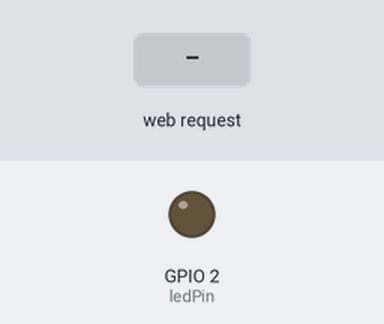
The sketch below on a simulated ESP32. Parts: output pins drawn as LEDs (lit = HIGH). The test bench sets the inputs (shaded band). WiFi joins after 1.5 s; servers stay silent unless stated; what the sketch prints to the serial monitor is not drawn.

Above: at 2.7 s.
2.8 s: HTTP request GET /on received
At 3.1 s:
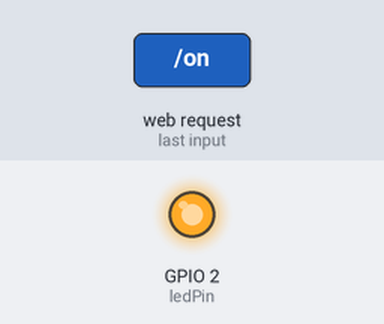
4.3 s: HTTP request GET /off received
At 5.4 s:
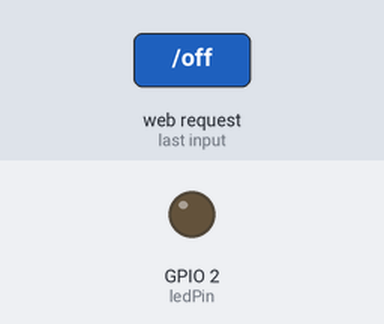
Timing chart, 0 to 7.3 s (numbered marks = the images above; inputs shaded):
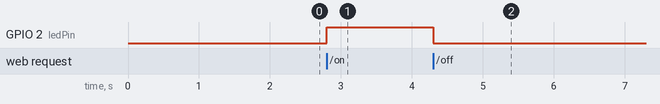

Measured:
- after the input at 2.8 s, GPIO 2 (ledPin): LOW → HIGH at once
- after the input at 4.3 s, GPIO 2 (ledPin): HIGH → LOW at once

The sketch:

sketch_jul9a.ino
```cpp
#include <WiFi.h>

const char* ssid = "yOUR WİFİ NAME";
const char* password = "YOUR WİFİ PASSWORD";

WiFiServer server(80);

const int ledPin = 2;

void setup() {
  Serial.begin(115200);
  pinMode(ledPin, OUTPUT);
  digitalWrite(ledPin, LOW);

  WiFi.begin(ssid, password);
  Serial.println("WiFi connecting...");

  while (WiFi.status() != WL_CONNECTED) {
    delay(500);
    Serial.print(".");
  }

  Serial.println("\nWiFi connected!");
  Serial.print("ESP32 IP Adresi: ");
  Serial.println(WiFi.localIP());

  server.begin();
}

void loop() {
  WiFiClient client = server.available();
  if (client) {
    Serial.println("request!");

    String request = "";
    unsigned long timeout = millis() + 2000;

    while (millis() < timeout) {
      while (client.available()) {
        char c = client.read();
        request += c;
      }
      if (request.length() > 0) break;
      delay(10);
    }

    Serial.println("request content:");
    Serial.println(request);

    if (request.indexOf("/on") >= 0) {
      digitalWrite(ledPin, HIGH);
    }
    else if (request.indexOf("/off") >= 0) {
      digitalWrite(ledPin, LOW);
    }

    client.println("HTTP/1.1 200 OK");
    client.println("Content-Type: text/html");
    client.println("Connection: close");
    client.println();

    client.println("<html><body style='text-align:center;'>");
    client.println("<h1>ESP32 LED Control</h1>");
    client.print("<p>LED Situation: <strong>");
    client.print(digitalRead(ledPin) == HIGH ? "on" : "off");
    client.println("</strong></p>");
    client.println("<a href=\"/on\"><button style='font-size:24px;'>LED Aç</button></a><br><br>");
    client.println("<a href=\"/off\"><button style='font-size:24px;'>LED Kapat</button></a>");
    client.println("</body></html>");

    delay(1);
    client.stop();
  }
}
```
